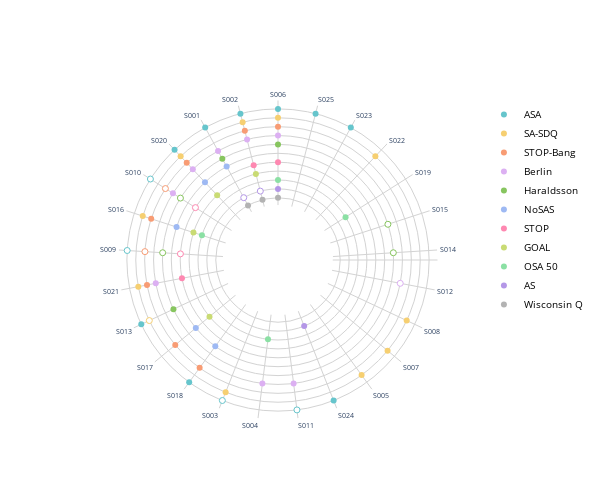

Notebook cell for this chart:
### Markdown cell above
If you want to analyse custom data, you will have to set the variable `max_radius` so that the figure have the desired look !

### Code cell
###
# PARAMETERS
###
if experiment == "Fried2017" :
    max_radius = 13
elif experiment == "Gauld2023_sleep_content_analysis" : 
    max_radius = 20 # maximum radius on the final figure
elif experiment == "Gauld2023_OSAS_content_analysis" : 
    max_radius = 17 # maximum radius on the final figure
else : 
    max_radius = 100 # <- /!\ value to set /!\ !!!
min_radius = 6.2 # minimum intern radius

# dictionnary questionnaire <->  radius of the circles
dic = {}
i = max_radius
for scale in df_col.variable.unique() : 
    dic[scale] = i
    i-=1

# dictionnary scale <-> color
palette = px.colors.qualitative.Pastel # choice of the palette. More choice in the following documentation : https://plotly.com/python/builtin-colorscales/
i = 0
dic_color = {}
# circular attribution of the colors (at the end of the palette, we go back to the beginning)
for scale in df_col['variable'].unique() : 
    if i>len(palette)-1 : 
        i = 0
    dic_color[scale] =palette[i]
    i+=1

###
# FIGURE
###
    
fig = go.Figure()
# transparency plot with all the symptoms to set their order in the plot
fig.add_trace(go.Scatterpolar(
            r = [0 for k in range(len(df.index))], # list of radiuses
            theta = df.Ab, # list of angles
            mode = 'markers',
            showlegend = False, # no legend thanks
        opacity = 0.0, # everything transparent !
    ))

if df.shape[0] == df['Category'].isnull().sum() : 
    df_col.loc[:,'Category'] = ""

### specific symptoms (value == 1)
df_spe = df_col[df_col.value == 1].copy() # we isolate only the specific symptoms
for scale in df_spe.variable.unique() : 
    temp = df_spe[df_spe.variable==scale] # dataframe with the data of each scale
    fig.add_trace(go.Scatterpolar(
            r = [dic[scale] for k in range(temp.shape[0])], # constant radius corresponding to the dictionnary value
            theta = temp.Ab, # angle = symptom 
            mode = 'markers',
        name = scale, # name in the legend
        hoverinfo="text", # type of hover. 'text' means that we design it by hand.
        hovertext= "Scale: "+scale+"<br>"+"Sympt.:"+temp.Symptom + "<br>Specific"+"<br>Category: "+temp.Category, # \n is <br> (html)
        # if category column in not empty
        
        opacity = 1.0,
        marker=dict( #property of the markers
            color = dic_color[scale], # color depending on the scale 
            symbol = "circle", # we want filled circles
            line=dict( # property of the line of the markers
                width=0 # we do not want line !
            ))
    ))

### component symptoms (=2)
df_comp = df_col[df_col.value == 2].copy()# we isolate only the compound symptoms
for scale in df_comp.variable.unique() : 
    temp = df_comp[df_comp.variable==scale] # dataframe with the data of each scale
    fig.add_trace(go.Scatterpolar(
            r = [dic[scale] for k in range(temp.shape[0])], # constant radius corresponding to the dictionnary value
            theta = temp.Ab,  # angle = symptom 
            mode = 'markers',
        hoverinfo="text",
        hovertext= "Scale: "+scale+"<br>"+"Sympt.:"+temp.Symptom + "<br>Compound"+"<br>Category: "+temp.Category, # \n is <br> (html)
        showlegend = False, # no legend
        marker=dict( # properties of the markers
            color = 'white', # white circle with color line
            symbol = "circle",
            line=dict(
                color=dic_color[scale], # color of the line
                width=1, # width of the line
         ))
    ))
    i+=1
    
### white circle in the center
fig.add_trace(go.Scatterpolar(
    r=[min_radius for k in range (len(df.Ab))], # radius of the circle = min_radius (set before)
    theta=df.Ab, # all angles
    fill='toself',
    fillcolor = "white", # color of the circle
    showlegend = False, # no legend
    line=dict(
    color="white",
    width=0, # no line
        ))
)


### Set options common to all traces with fig.update_traces

fig.update_polars(bgcolor='white')
fig.update_layout(
    autosize=True, # to allow or not autosize
    width=600, # width of the figure
    height=500, # height of the figure
    paper_bgcolor = 'rgba(0,0,0,0)', plot_bgcolor= 'rgba(0,0,0,0)',# background color
    polar = dict( #options for the polar plot
          radialaxis = dict(visible = True, # allowing radius lines  
                            color="lightgrey", # color of the lines
                            gridcolor = "lightgrey", # color of the grid
                            linecolor="lightgrey", #color of the lines
                            gridwidth = 1, # step in the grid
                            range=[0, max_radius+1], # range of the grid
                            dtick=1, # step in the grid
                            showgrid =True, # showing the grid
                            layer="below traces", # put the grid below traces
                            tickfont_color ='rgba(0,0,0,0)'),# putting tickfont into white to make them disappear
          angularaxis = dict(
        gridcolor = "lightgrey", # color of the angular grid
        tickfont_size=7, # font size of labels (ex. "S01")
        rotation=90, # start position of angular axis 
        direction="counterclockwise" # changin direction to align with Fried et al. 
        )),
        legend = dict(font = dict(size = 10, color = "black")) # size and color of the legend
)


#fig.write_image("figure4_radial.pdf") #saving figure into a file
fig.show() # showing figure

### Figure 1 — Plotly figure (JSON) as saved in the notebook; plotly's stock layout.template omitted (floating-point values rounded to 4 significant figures)
{"data": [{"mode": "markers", "opacity": 0, "r": [0, 0, 0, 0, 0, 0, 0, 0, 0, 0, 0, 0, 0, 0, 0, 0, 0, 0, 0, 0, 0, 0, 0, 0, 0], "showlegend": false, "theta": ["S006", "S002", "S001", "S020", "S010", "S016", "S009", "S021", "S013", "S017", "S018", "S003", "S004", "S011", "S024", "S005", "S007", "S008", "S012", "S014", "S015", "S019", "S022", "S023", "S025"], "type": "scatterpolar"}, {"hoverinfo": "text", "hovertext": ["Scale: ASA<br>Sympt.:Stop breathing observations<br>Specific<br>Category: OSA symptoms", "Scale: ASA<br>Sympt.:Loud Snoring<br>Specific<br>Category: OSA symptoms", "Scale: ASA<br>Sympt.:Snoring<br>Specific<br>Category: OSA symptoms", "Scale: ASA<br>Sympt.:BMI<br>Specific<br>Category: Clinical characteristics", "Scale: ASA<br>Sympt.:Awakening<br>Specific<br>Category: Sleep-related symptoms", "Scale: ASA<br>Sympt.:Neck circumference<br>Specific<br>Category: Clinical characteristics", "Scale: ASA<br>Sympt.:Amygdala/Toncil<br>Specific<br>Category: Clinical characteristics", "Scale: ASA<br>Sympt.:Nose<br>Specific<br>Category: Clinical characteristics", "Scale: ASA<br>Sympt.:Craniofacial<br>Specific<br>Category: Clinical characteristics"], "marker": {"color": "rgb(102, 197, 204)", "line": {"width": 0}, "symbol": "circle"}, "mode": "markers", "name": "ASA", "opacity": 1, "r": [17, 17, 17, 17, 17, 17, 17, 17, 17], "theta": ["S006", "S002", "S001", "S020", "S013", "S018", "S024", "S023", "S025"], "type": "scatterpolar"}, {"hoverinfo": "text", "hovertext": ["Scale: SA-SDQ<br>Sympt.:Stop breathing observations<br>Specific<br>Category: OSA symptoms", "Scale: SA-SDQ<br>Sympt.:Loud Snoring<br>Specific<br>Category: OSA symptoms", "Scale: SA-SDQ<br>Sympt.:BMI<br>Specific<br>Category: Clinical characteristics", "Scale: SA-SDQ<br>Sympt.:Age<br>Specific<br>Category: Clinical characteristics", "Scale: SA-SDQ<br>Sympt.:HTA<br>Specific<br>Category: Clinical characteristics", "Scale: SA-SDQ<br>Sympt.:Self-complaints of breath abnormalities<br>Specific<br>Category: OSA symptoms", "Scale: SA-SDQ<br>Sympt.:Sweating<br>Specific<br>Category: OSA symptoms", "Scale: SA-SDQ<br>Sympt.:Positional<br>Specific<br>Category: OSA symptoms", "Scale: SA-SDQ<br>Sympt.:Alcohol<br>Specific<br>Category: OSA symptoms", "Scale: SA-SDQ<br>Sympt.:Tobacco<br>Specific<br>Category: Clinical characteristics"], "marker": {"color": "rgb(246, 207, 113)", "line": {"width": 0}, "symbol": "circle"}, "mode": "markers", "name": "SA-SDQ", "opacity": 1, "r": [16, 16, 16, 16, 16, 16, 16, 16, 16, 16], "theta": ["S006", "S002", "S020", "S016", "S021", "S003", "S005", "S007", "S008", "S022"], "type": "scatterpolar"}, {"hoverinfo": "text", "hovertext": ["Scale: STOP-Bang<br>Sympt.:Stop breathing observations<br>Specific<br>Category: OSA symptoms", "Scale: STOP-Bang<br>Sympt.:Loud Snoring<br>Specific<br>Category: OSA symptoms", "Scale: STOP-Bang<br>Sympt.:BMI<br>Specific<br>Category: Clinical characteristics", "Scale: STOP-Bang<br>Sympt.:Age<br>Specific<br>Category: Clinical characteristics", "Scale: STOP-Bang<br>Sympt.:HTA<br>Specific<br>Category: Clinical characteristics", "Scale: STOP-Bang<br>Sympt.:Sex<br>Specific<br>Category: Clinical characteristics", "Scale: STOP-Bang<br>Sympt.:Neck circumference<br>Specific<br>Category: Clinical characteristics"], "marker": {"color": "rgb(248, 156, 116)", "line": {"width": 0}, "symbol": "circle"}, "mode": "markers", "name": "STOP-Bang", "opacity": 1, "r": [15, 15, 15, 15, 15, 15, 15], "theta": ["S006", "S002", "S020", "S016", "S021", "S017", "S018"], "type": "scatterpolar"}, {"hoverinfo": "text", "hovertext": ["Scale: Berlin<br>Sympt.:Stop breathing observations<br>Specific<br>Category: OSA symptoms", "Scale: Berlin<br>Sympt.:Loud Snoring<br>Specific<br>Category: OSA symptoms", "Scale: Berlin<br>Sympt.:Snoring<br>Specific<br>Category: OSA symptoms", "Scale: Berlin<br>Sympt.:BMI<br>Specific<br>Category: Clinical characteristics", "Scale: Berlin<br>Sympt.:Fatigue<br>Specific<br>Category: Sleep-related symptoms", "Scale: Berlin<br>Sympt.:HTA<br>Specific<br>Category: Clinical characteristics", "Scale: Berlin<br>Sympt.:Breath abnormalities complaints reported by other<br>Specific<br>Category: OSA symptoms", "Scale: Berlin<br>Sympt.:Sleepiness at the wheel<br>Specific<br>Category: Sleep-related symptoms"], "marker": {"color": "rgb(220, 176, 242)", "line": {"width": 0}, "symbol": "circle"}, "mode": "markers", "name": "Berlin", "opacity": 1, "r": [14, 14, 14, 14, 14, 14, 14, 14], "theta": ["S006", "S002", "S001", "S020", "S010", "S021", "S004", "S011"], "type": "scatterpolar"}, {"hoverinfo": "text", "hovertext": ["Scale: Haraldsson<br>Sympt.:Stop breathing observations<br>Specific<br>Category: OSA symptoms", "Scale: Haraldsson<br>Sympt.:Snoring<br>Specific<br>Category: OSA symptoms", "Scale: Haraldsson<br>Sympt.:Awakening<br>Specific<br>Category: Sleep-related symptoms"], "marker": {"color": "rgb(135, 197, 95)", "line": {"width": 0}, "symbol": "circle"}, "mode": "markers", "name": "Haraldsson", "opacity": 1, "r": [13, 13, 13], "theta": ["S006", "S001", "S013"], "type": "scatterpolar"}, {"hoverinfo": "text", "hovertext": ["Scale: NoSAS<br>Sympt.:Snoring<br>Specific<br>Category: OSA symptoms", "Scale: NoSAS<br>Sympt.:BMI<br>Specific<br>Category: Clinical characteristics", "Scale: NoSAS<br>Sympt.:Age<br>Specific<br>Category: Clinical characteristics", "Scale: NoSAS<br>Sympt.:Sex<br>Specific<br>Category: Clinical characteristics", "Scale: NoSAS<br>Sympt.:Neck circumference<br>Specific<br>Category: Clinical characteristics"], "marker": {"color": "rgb(158, 185, 243)", "line": {"width": 0}, "symbol": "circle"}, "mode": "markers", "name": "NoSAS", "opacity": 1, "r": [12, 12, 12, 12, 12], "theta": ["S001", "S020", "S016", "S017", "S018"], "type": "scatterpolar"}, {"hoverinfo": "text", "hovertext": ["Scale: STOP<br>Sympt.:Stop breathing observations<br>Specific<br>Category: OSA symptoms", "Scale: STOP<br>Sympt.:Loud Snoring<br>Specific<br>Category: OSA symptoms", "Scale: STOP<br>Sympt.:HTA<br>Specific<br>Category: Clinical characteristics"], "marker": {"color": "rgb(254, 136, 177)", "line": {"width": 0}, "symbol": "circle"}, "mode": "markers", "name": "STOP", "opacity": 1, "r": [11, 11, 11], "theta": ["S006", "S002", "S021"], "type": "scatterpolar"}, {"hoverinfo": "text", "hovertext": ["Scale: GOAL<br>Sympt.:Loud Snoring<br>Specific<br>Category: OSA symptoms", "Scale: GOAL<br>Sympt.:BMI<br>Specific<br>Category: Clinical characteristics", "Scale: GOAL<br>Sympt.:Age<br>Specific<br>Category: Clinical characteristics", "Scale: GOAL<br>Sympt.:Sex<br>Specific<br>Category: Clinical characteristics"], "marker": {"color": "rgb(201, 219, 116)", "line": {"width": 0}, "symbol": "circle"}, "mode": "markers", "name": "GOAL", "opacity": 1, "r": [10, 10, 10, 10], "theta": ["S002", "S020", "S016", "S017"], "type": "scatterpolar"}, {"hoverinfo": "text", "hovertext": ["Scale: OSA 50<br>Sympt.:Stop breathing observations<br>Specific<br>Category: OSA symptoms", "Scale: OSA 50<br>Sympt.:Age<br>Specific<br>Category: Clinical characteristics", "Scale: OSA 50<br>Sympt.:Breath abnormalities complaints reported by other<br>Specific<br>Category: OSA symptoms", "Scale: OSA 50<br>Sympt.:Waist circumference <br>Specific<br>Category: Clinical characteristics"], "marker": {"color": "rgb(139, 224, 164)", "line": {"width": 0}, "symbol": "circle"}, "mode": "markers", "name": "OSA 50", "opacity": 1, "r": [9, 9, 9, 9], "theta": ["S006", "S016", "S004", "S019"], "type": "scatterpolar"}, {"hoverinfo": "text", "hovertext": ["Scale: AS<br>Sympt.:Stop breathing observations<br>Specific<br>Category: OSA symptoms", "Scale: AS<br>Sympt.:Amygdala/Toncil<br>Specific<br>Category: Clinical characteristics"], "marker": {"color": "rgb(180, 151, 231)", "line": {"width": 0}, "symbol": "circle"}, "mode": "markers", "name": "AS", "opacity": 1, "r": [8, 8], "theta": ["S006", "S024"], "type": "scatterpolar"}, {"hoverinfo": "text", "hovertext": ["Scale: Wisconsin Q<br>Sympt.:Stop breathing observations<br>Specific<br>Category: OSA symptoms", "Scale: Wisconsin Q<br>Sympt.:Loud Snoring<br>Specific<br>Category: OSA symptoms", "Scale: Wisconsin Q<br>Sympt.:Snoring<br>Specific<br>Category: OSA symptoms"], "marker": {"color": "rgb(179, 179, 179)", "line": {"width": 0}, "symbol": "circle"}, "mode": "markers", "name": "Wisconsin Q", "opacity": 1, "r": [7, 7, 7], "theta": ["S006", "S002", "S001"], "type": "scatterpolar"}, {"hoverinfo": "text", "hovertext": ["Scale: ASA<br>Sympt.:Fatigue<br>Compound<br>Category: Sleep-related symptoms", "Scale: ASA<br>Sympt.:Daytime sleepiness<br>Compound<br>Category: Sleep-related symptoms", "Scale: ASA<br>Sympt.:Self-complaints of breath abnormalities<br>Compound<br>Category: OSA symptoms", "Scale: ASA<br>Sympt.:Sleepiness at the wheel<br>Compound<br>Category: Sleep-related symptoms"], "marker": {"color": "white", "line": {"color": "rgb(102, 197, 204)", "width": 1}, "symbol": "circle"}, "mode": "markers", "r": [17, 17, 17, 17], "showlegend": false, "theta": ["S010", "S009", "S003", "S011"], "type": "scatterpolar"}, {"hoverinfo": "text", "hovertext": ["Scale: SA-SDQ<br>Sympt.:Awakening<br>Compound<br>Category: Sleep-related symptoms"], "marker": {"color": "white", "line": {"color": "rgb(246, 207, 113)", "width": 1}, "symbol": "circle"}, "mode": "markers", "r": [16], "showlegend": false, "theta": ["S013"], "type": "scatterpolar"}, {"hoverinfo": "text", "hovertext": ["Scale: STOP-Bang<br>Sympt.:Fatigue<br>Compound<br>Category: Sleep-related symptoms", "Scale: STOP-Bang<br>Sympt.:Daytime sleepiness<br>Compound<br>Category: Sleep-related symptoms"], "marker": {"color": "white", "line": {"color": "rgb(248, 156, 116)", "width": 1}, "symbol": "circle"}, "mode": "markers", "r": [15, 15], "showlegend": false, "theta": ["S010", "S009"], "type": "scatterpolar"}, {"hoverinfo": "text", "hovertext": ["Scale: Berlin<br>Sympt.:Functionning complaints<br>Compound<br>Category: Sleep-related symptoms"], "marker": {"color": "white", "line": {"color": "rgb(220, 176, 242)", "width": 1}, "symbol": "circle"}, "mode": "markers", "r": [14], "showlegend": false, "theta": ["S012"], "type": "scatterpolar"}, {"hoverinfo": "text", "hovertext": ["Scale: Haraldsson<br>Sympt.:Fatigue<br>Compound<br>Category: Sleep-related symptoms", "Scale: Haraldsson<br>Sympt.:Daytime sleepiness<br>Compound<br>Category: Sleep-related symptoms", "Scale: Haraldsson<br>Sympt.:Insomnia maintaining<br>Compound<br>Category: Sleep-related symptoms", "Scale: Haraldsson<br>Sympt.:Insomnia initiating<br>Compound<br>Category: Sleep-related symptoms"], "marker": {"color": "white", "line": {"color": "rgb(135, 197, 95)", "width": 1}, "symbol": "circle"}, "mode": "markers", "r": [13, 13, 13, 13], "showlegend": false, "theta": ["S010", "S009", "S014", "S015"], "type": "scatterpolar"}, {"hoverinfo": "text", "hovertext": ["Scale: STOP<br>Sympt.:Fatigue<br>Compound<br>Category: Sleep-related symptoms", "Scale: STOP<br>Sympt.:Daytime sleepiness<br>Compound<br>Category: Sleep-related symptoms"], "marker": {"color": "white", "line": {"color": "rgb(254, 136, 177)", "width": 1}, "symbol": "circle"}, "mode": "markers", "r": [11, 11], "showlegend": false, "theta": ["S010", "S009"], "type": "scatterpolar"}, {"hoverinfo": "text", "hovertext": ["Scale: AS<br>Sympt.:Loud Snoring<br>Compound<br>Category: OSA symptoms", "Scale: AS<br>Sympt.:Snoring<br>Compound<br>Category: OSA symptoms"], "marker": {"color": "white", "line": {"color": "rgb(180, 151, 231)", "width": 1}, "symbol": "circle"}, "mode": "markers", "r": [8, 8], "showlegend": false, "theta": ["S002", "S001"], "type": "scatterpolar"}, {"fill": "toself", "fillcolor": "white", "line": {"color": "white", "width": 0}, "r": [6.2, 6.2, 6.2, 6.2, 6.2, 6.2, 6.2, 6.2, 6.2, 6.2, 6.2, 6.2, 6.2, 6.2, 6.2, 6.2, 6.2, 6.2, 6.2, 6.2, 6.2, 6.2, 6.2, 6.2, 6.2], "showlegend": false, "theta": ["S006", "S002", "S001", "S020", "S010", "S016", "S009", "S021", "S013", "S017", "S018", "S003", "S004", "S011", "S024", "S005", "S007", "S008", "S012", "S014", "S015", "S019", "S022", "S023", "S025"], "type": "scatterpolar"}], "layout": {"autosize": true, "height": 500, "legend": {"font": {"color": "black", "size": 10}}, "paper_bgcolor": "rgba(0,0,0,0)", "plot_bgcolor": "rgba(0,0,0,0)", "polar": {"angularaxis": {"direction": "counterclockwise", "gridcolor": "lightgrey", "rotation": 90, "tickfont": {"size": 7}}, "bgcolor": "white", "radialaxis": {"color": "lightgrey", "dtick": 1, "gridcolor": "lightgrey", "gridwidth": 1, "layer": "below traces", "linecolor": "lightgrey", "range": [0, 18], "showgrid": true, "tickfont": {"color": "rgba(0,0,0,0)"}, "visible": true}}, "width": 600}}
